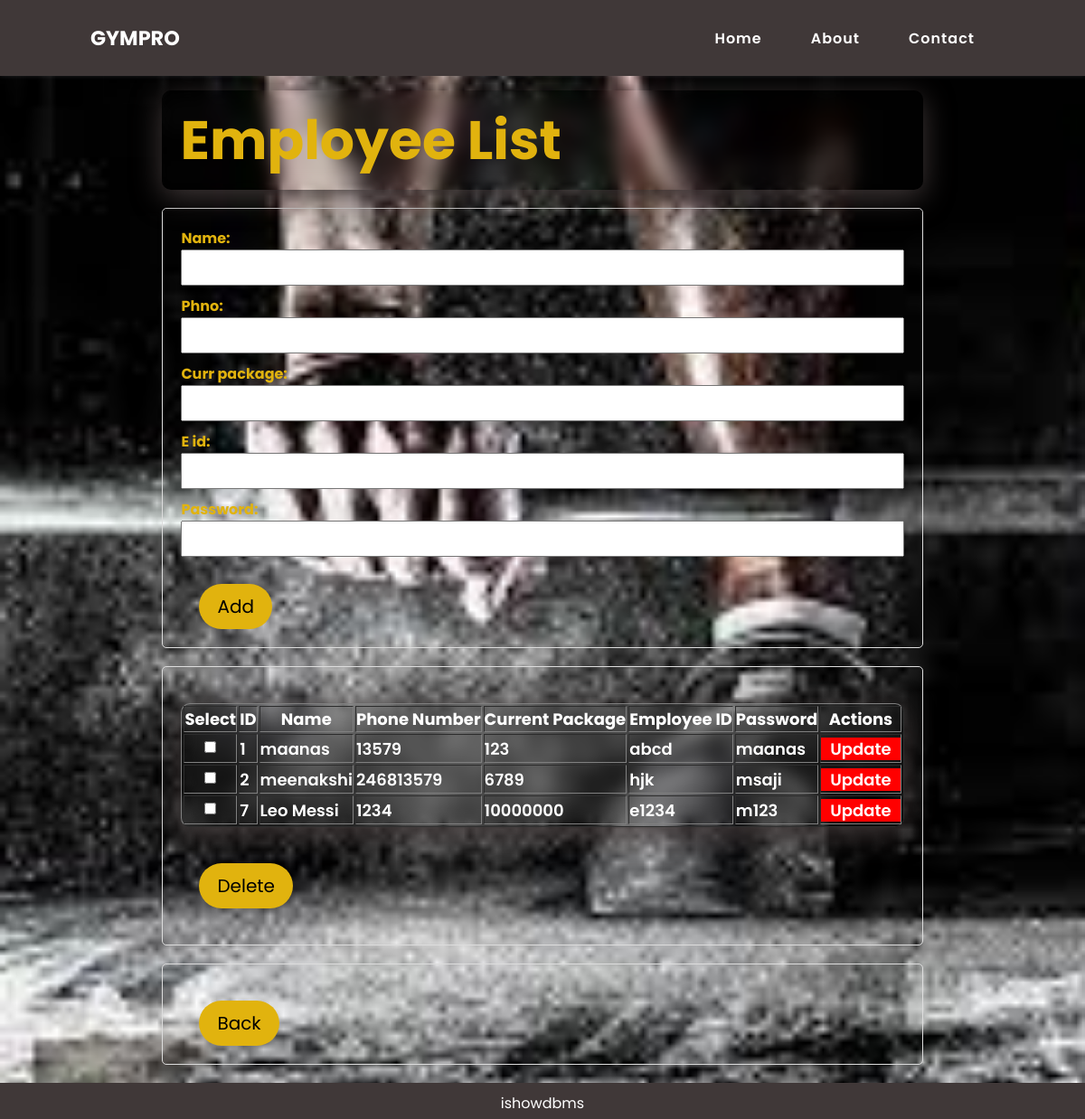
The app's page /employee_list/, older data.
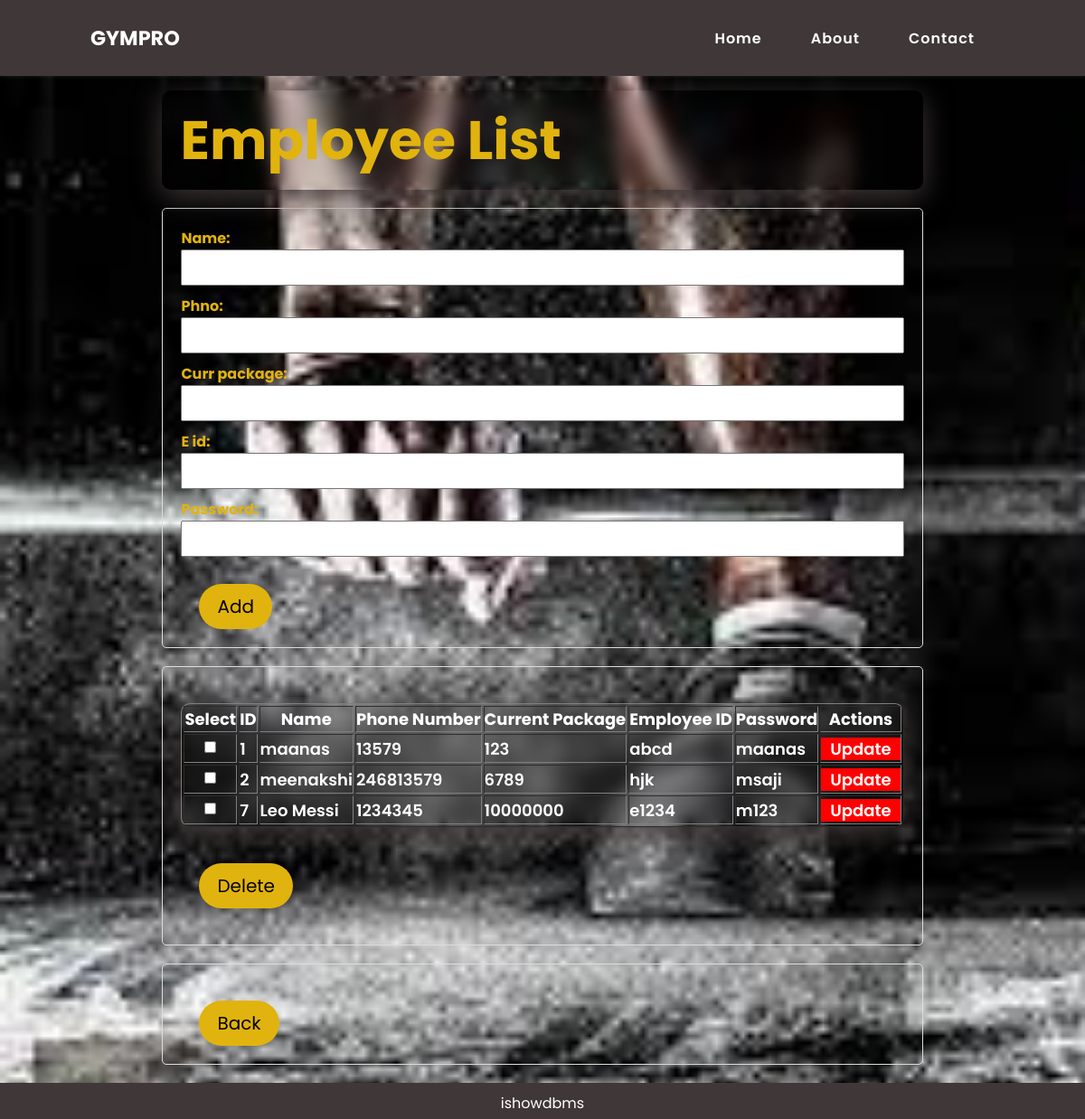
The same page, newer data.
### dbms/models.py (models this page shows)
class employee(models.Model):
    name=models.CharField(max_length=25)
    phno=models.IntegerField()
    curr_package=models.IntegerField()
    e_id=models.CharField(max_length=5)
    password=models.CharField(max_length=10)

### dbms/views.py (the view)
# urls.py: path('employee_list/', employee_list, name='employee_list'),
def employee_list(request):
    employees = employee.objects.all()
    form = employeeForm()
    if request.method == 'POST':
        form = employeeForm(request.POST)
        if form.is_valid():
            form.save()
            return redirect('employee_list')
    return render(request, 'employee_list.html', {'employees': employees, 'form': form})

### dbms/forms.py
class employeeForm(forms.ModelForm):
    class Meta:
        model = employee
        fields = '__all__'

### dbms/templates/employee_list.html (shortened to what this page needs)
<!DOCTYPE html>
<html lang="en">
{% load static %}
<head>
    <link rel="stylesheet" type="text/css" href="{% static 'employee_list.css' %}">
</head>
<body>
    <nav>
        <a href="#" class="logo">GymPRO</a>
        <ul class="menu">
            <li><a href="#home" onclick="toggleMenu();">Home</a></li>
            <li><a href="#about" onclick="toggleMenu();">About</a></li>
            <li><a href="#about" onclick="toggleMenu();">Contact</a></li>
        </ul>
    </nav>
<section>
    <div class="main">
        <div class="main-sub">
            <h1>Employee List</h1>
            <form method="post" action="{% url 'employee_list' %}">
                {{ form.as_p }}
                <button type="submit">Add</button>
            </form>
            <form method="post" action="{% url 'delete_employee' %}">
                <table border="1">
                    <tr>
                        <th>Select</th>
                        <th>ID</th>
                        <th>Name</th>
                        <th>Phone Number</th>
                        <th>Current Package</th>
                        <th>Employee ID</th>
                        <th>Password</th>
                        <th scope="col">Actions</th>
                    </tr>
                    {% for employee in employees %}
                    <tr>
                        <td><input type="checkbox" name="selected_ids" value="{{ employee.id }}"></td>
                        <td>{{ employee.id }}</td>
                        <td>{{ employee.name }}</td>
                        <td>{{ employee.phno }}</td>
                        <td>{{ employee.curr_package }}</td>
                        <td>{{ employee.e_id }}</td>
                        <td>{{ employee.password }}</td>
                        <td>
                            <a href="{% url 'update_employee' employee.id %}">Update</a>
                        </td>
                    </tr>
                    {% endfor %}
                </table>
                <div class="btns">
                    <button type="submit">Delete</button>
                    </div>
            </form>
            <form method="get" action="{% url 'adminsucess' %}">
                <button type="submit">Back</button>
            </form>
        </div>
    </div>
</section>
<footer id="footer">
    ishowdbms
</footer>
</body>
</html>

Row changes from the older to the newer data that the page shows:
changed employee "Leo Messi": phno "1234" → "1234345"
